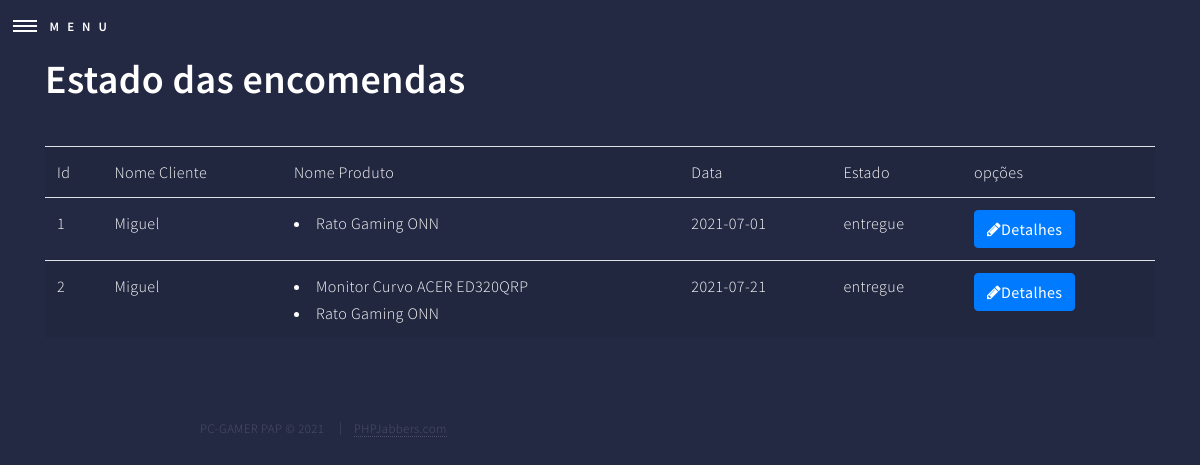
Before: /admin/listaEstadoCompras.php with the older database file.
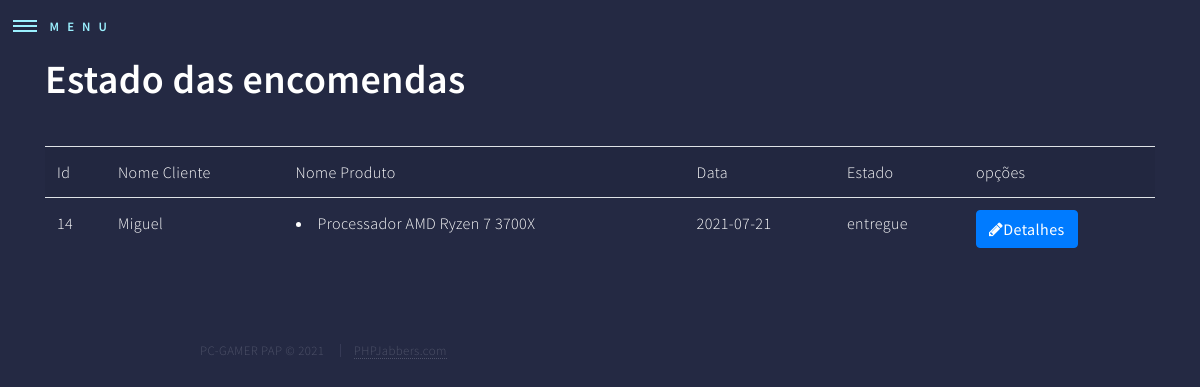
After: the same page with the newer database file.
### tables this page shows
CREATE TABLE `encomendas` (
  `encomendaId` int(11) NOT NULL AUTO_INCREMENT,
  `encomendaData` date NOT NULL,
  `encomendaEstado` enum('preparacao','caminho','entregue') NOT NULL,
  `encomendaValorFinal` decimal(10,2) NOT NULL,
  `encomendaPerfilId` int(11) NOT NULL,
  PRIMARY KEY (`encomendaId`) USING BTREE,
  KEY `fk_encomendas_perfis1_idx` (`encomendaPerfilId`) USING BTREE,
  CONSTRAINT `fk_encomendas_perfis1` FOREIGN KEY (`encomendaPerfilId`) REFERENCES `perfis` (`perfilId`) ON DELETE NO ACTION ON UPDATE NO ACTION
);

CREATE TABLE `perfis` (
  `perfilId` int(11) NOT NULL,
  `perfilNome` varchar(45) NOT NULL,
  `perfilMorada` varchar(255) NOT NULL,
  `perfilTelefone` varchar(45) NOT NULL,
  `perfilEmail` varchar(45) NOT NULL,
  PRIMARY KEY (`perfilId`) USING BTREE,
  UNIQUE KEY `users_userId_UNIQUE` (`perfilId`) USING BTREE,
  KEY `fk_perfis_users1_idx` (`perfilId`) USING BTREE,
  CONSTRAINT `fk_perfis_users1` FOREIGN KEY (`perfilId`) REFERENCES `users` (`userId`) ON DELETE NO ACTION ON UPDATE NO ACTION
);

CREATE TABLE `encomendadetalhes` (
  `encomendaDetalheId` int(11) NOT NULL AUTO_INCREMENT,
  `encomendaDetalheEncomendaId` int(11) NOT NULL,
  `encomendaDetalheProdutoId` int(11) NOT NULL,
  `encomendaDetalhePreco` decimal(10,2) NOT NULL,
  `encomendaDetalheQuantidade` int(11) NOT NULL,
  PRIMARY KEY (`encomendaDetalheId`) USING BTREE,
  KEY `fk_encomendadetalhes_encomendas1_idx` (`encomendaDetalheEncomendaId`) USING BTREE,
  KEY `fk_encomendadetalhes_produtos1_idx` (`encomendaDetalheProdutoId`) USING BTREE,
  CONSTRAINT `fk_encomendadetalhes_encomendas1` FOREIGN KEY (`encomendaDetalheEncomendaId`) REFERENCES `encomendas` (`encomendaId`) ON DELETE NO ACTION ON UPDATE NO ACTION,
  CONSTRAINT `fk_encomendadetalhes_produtos1` FOREIGN KEY (`encomendaDetalheProdutoId`) REFERENCES `produtos` (`produtoId`) ON DELETE NO ACTION ON UPDATE NO ACTION
);

CREATE TABLE `produtos` (
  `produtoId` int(11) NOT NULL AUTO_INCREMENT,
  `produtoNome` varchar(255) NOT NULL,
  `produtoImagemURL` varchar(255) NOT NULL,
  `produtoDescricao` text NOT NULL,
  `produtoPreco` decimal(10,2) NOT NULL,
  `produtoCategoriaId` int(11) NOT NULL,
  `produtoDestaque` enum('sim','nao') NOT NULL DEFAULT 'nao',
  PRIMARY KEY (`produtoId`) USING BTREE,
  KEY `fk_produtos_categorias1_idx` (`produtoCategoriaId`) USING BTREE,
  CONSTRAINT `fk_produtos_categorias1` FOREIGN KEY (`produtoCategoriaId`) REFERENCES `categorias` (`categoriaId`) ON DELETE NO ACTION ON UPDATE NO ACTION
);

### admin/listaEstadoCompras.php (the view, shortened to what this page needs)
<?php
include_once("includes/body.inc.php");
$con=mysqli_connect("localhost","root","","pap2021pcgammer");
$con->set_charset("utf8");
$sql="Select * from encomendas inner join perfis on perfilId=encomendaPerfilId ";
$result=mysqli_query($con,$sql);
top();
?>
<div class="container">
    <h1>Estado das encomendas</h1>
    <table class='table table-striped' width="100%">
        <tr>
            <th>Id</th>
            <th>Nome Cliente</th>
            <th>Nome Produto</th>
            <th>Data</th>
            <th>Estado</th>
            <th colspan="2">opções</th>
        </tr>
        <?php
        while($dados=mysqli_fetch_array($result)){
            ?>
            <tr>
                <td><?php echo $dados['encomendaId']?></td>
                <td><?php echo $dados['perfilNome']?></td>
                <td>
                    <?php
                    $sql="Select * from encomendadetalhes inner join produtos on produtoId=encomendaDetalheProdutoId ";
                    $sql.=" where encomendaDetalheEncomendaId=".$dados['encomendaId'];
                    $resultPrd=mysqli_query($con,$sql);
                    while($dadosPrd=mysqli_fetch_array($resultPrd)) {
                        echo '<li>' . $dadosPrd['produtoNome'] . '</li>';
                    }
                    ?>
                </td>
                <td><?php echo $dados['encomendaData']?></td>
                <td><?php echo $dados['encomendaEstado']?></td>
                <td>
                    <?php
                        if($dados['encomendaEstado']=='entregue'){
                    ?>
                    <a class='btn btn-primary btn-xs' href="verEncomenda.php?id=<?php echo $dados['encomendaId']?>">
                        <i class='fa fa-pencil'></i>Detalhes</a>
                    <?php
                        }
                    ?>
                </td>
            </tr>
            <?php
        }
        ?>
    </table>
</div>
<?php
Bottom();
?>

### admin/includes/body.inc.php (shortened to what this page needs)
<?php
function top()
{
    ?>
    <!DOCTYPE HTML>
    <html>
    <head>
        <link rel="stylesheet" href="assets/bootstrap/css/bootstrap.min.css" />
        <link rel="stylesheet" href="assets/css/main.css" />
    </head>
    <body class="is-preload">
    <body id="wrapper">
        <header id="header" class="alt">
                <nav>
                     <a  href="#menu">Menu</a>
                </nav>
        </header>
    <?php
}
?>
<?php
    function Bottom($menu = HOME, $idPrd=-1){
    ?>
        <footer id="footer">
            <div class="inner">
                <ul class="copyright">
                    <li>PC-GAMER PAP © 2021</li>
                    <li> <a href="https://www.phpjabbers.com/">PHPJabbers.com</a></li>
                </ul>
            </div>
        </footer>
        </body>
    </HTML>
<?php
}
?>

Changed rows visible on the page:
removed encomendas: encomendaId "1", encomendaPerfilId.perfilNome "Miguel", encomendaData "2021-07-01", encomendaEstado "entregue"
removed encomendadetalhes: encomendaDetalheProdutoId.produtoNome "Rato Gaming ONN", shown under "1"
removed encomendas: encomendaId "2", encomendaPerfilId.perfilNome "Miguel", encomendaData "2021-07-21", encomendaEstado "entregue"
removed encomendadetalhes: encomendaDetalheProdutoId.produtoNome "Monitor Curvo ACER ED320QRP", shown under "2"
removed encomendadetalhes: encomendaDetalheProdutoId.produtoNome "Rato Gaming ONN", shown under "2"
added encomendas: encomendaId "14", encomendaPerfilId.perfilNome "Miguel", encomendaData "2021-07-21", encomendaEstado "entregue"
added encomendadetalhes: encomendaDetalheProdutoId.produtoNome "Processador AMD Ryzen 7 3700X", shown under "14"
